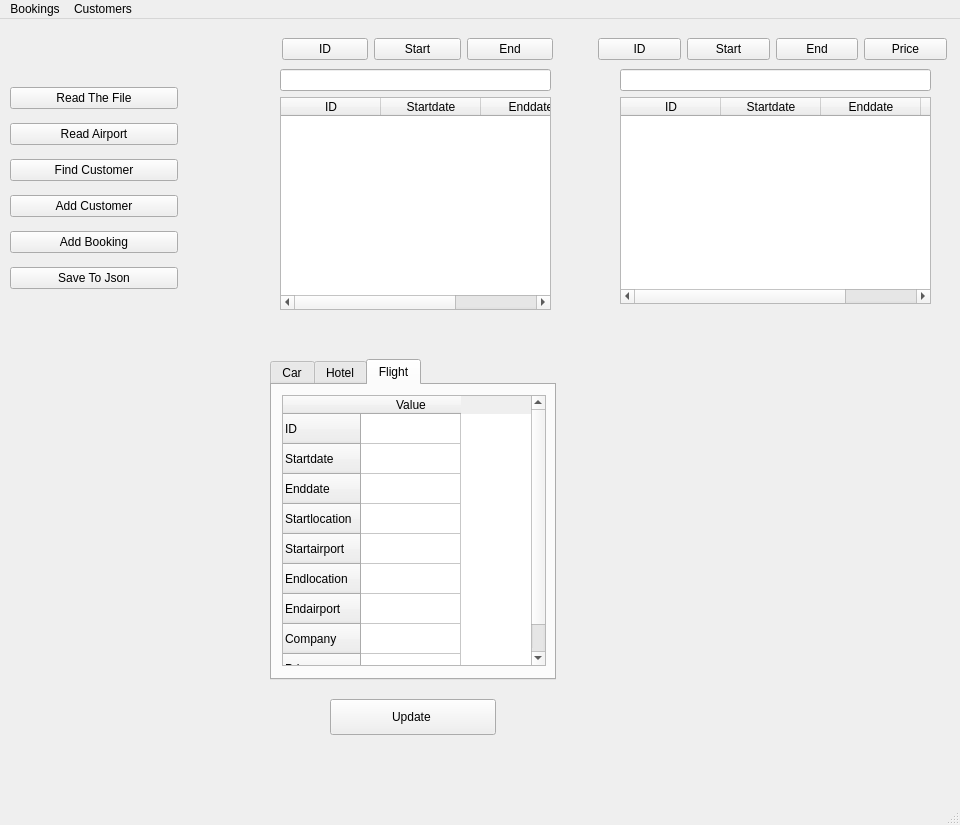
<?xml version="1.0" encoding="UTF-8"?>
<ui version="4.0">
 <class>travelAgencyUI</class>
 <widget class="QMainWindow" name="travelAgencyUI">
  <property name="geometry">
   <rect>
    <x>0</x>
    <y>0</y>
    <width>960</width>
    <height>825</height>
   </rect>
  </property>
  <property name="windowTitle">
   <string>MainWindow</string>
  </property>
  <widget class="QWidget" name="centralwidget">
   <widget class="QWidget" name="layoutWidget">
    <property name="geometry">
     <rect>
      <x>10</x>
      <y>60</y>
      <width>168</width>
      <height>218</height>
     </rect>
    </property>
    <layout class="QVBoxLayout" name="verticalLayout">
     <item>
      <widget class="QPushButton" name="readFile">
       <property name="layoutDirection">
        <enum>Qt::LeftToRight</enum>
       </property>
       <property name="text">
        <string>Read The File</string>
       </property>
       <property name="iconSize">
        <size>
         <width>16</width>
         <height>16</height>
        </size>
       </property>
      </widget>
     </item>
     <item>
      <widget class="QPushButton" name="readAirport">
       <property name="text">
        <string>Read Airport</string>
       </property>
      </widget>
     </item>
     <item>
      <widget class="QPushButton" name="Customer">
       <property name="text">
        <string>Find Customer</string>
       </property>
      </widget>
     </item>
     <item>
      <widget class="QPushButton" name="addCustomer">
       <property name="text">
        <string>Add Customer</string>
       </property>
      </widget>
     </item>
     <item>
      <widget class="QPushButton" name="addBooking">
       <property name="text">
        <string>Add Booking</string>
       </property>
      </widget>
     </item>
     <item>
      <widget class="QPushButton" name="saveJsonButton">
       <property name="text">
        <string>Save To Json</string>
       </property>
      </widget>
     </item>
    </layout>
   </widget>
   <widget class="QWidget" name="layoutWidget">
    <property name="geometry">
     <rect>
      <x>0</x>
      <y>0</y>
      <width>2</width>
      <height>2</height>
     </rect>
    </property>
    <layout class="QHBoxLayout" name="horizontalLayout_3"/>
   </widget>
   <widget class="QWidget" name="layoutWidget">
    <property name="geometry">
     <rect>
      <x>0</x>
      <y>0</y>
      <width>2</width>
      <height>2</height>
     </rect>
    </property>
    <layout class="QHBoxLayout" name="horizontalLayout_4"/>
   </widget>
   <widget class="QTabWidget" name="tabWidget">
    <property name="geometry">
     <rect>
      <x>270</x>
      <y>340</y>
      <width>286</width>
      <height>321</height>
     </rect>
    </property>
    <property name="currentIndex">
     <number>2</number>
    </property>
    <widget class="QWidget" name="tab">
     <attribute name="title">
      <string>Car</string>
     </attribute>
     <layout class="QHBoxLayout" name="horizontalLayout">
      <item>
       <widget class="QTableWidget" name="tableWidget_3">
        <row>
         <property name="text">
          <string>ID</string>
         </property>
        </row>
        <row>
         <property name="text">
          <string>Startdate</string>
         </property>
        </row>
        <row>
         <property name="text">
          <string>Enddate</string>
         </property>
        </row>
        <row>
         <property name="text">
          <string>Startlocation</string>
         </property>
        </row>
        <row>
         <property name="text">
          <string>Endlocation</string>
         </property>
        </row>
        <row>
         <property name="text">
          <string>Company</string>
         </property>
        </row>
        <row>
         <property name="text">
          <string>Price</string>
         </property>
        </row>
        <column>
         <property name="text">
          <string>Value</string>
         </property>
        </column>
       </widget>
      </item>
     </layout>
    </widget>
    <widget class="QWidget" name="tab_2">
     <attribute name="title">
      <string>Hotel</string>
     </attribute>
     <layout class="QVBoxLayout" name="verticalLayout_3">
      <item>
       <widget class="QTableWidget" name="tableWidget_4">
        <row>
         <property name="text">
          <string>ID</string>
         </property>
        </row>
        <row>
         <property name="text">
          <string>Startdate</string>
         </property>
        </row>
        <row>
         <property name="text">
          <string>Enddate</string>
         </property>
        </row>
        <row>
         <property name="text">
          <string>Hotel</string>
         </property>
        </row>
        <row>
         <property name="text">
          <string>Town</string>
         </property>
        </row>
        <row>
         <property name="text">
          <string>Price</string>
         </property>
        </row>
        <column>
         <property name="text">
          <string>Value</string>
         </property>
        </column>
       </widget>
      </item>
     </layout>
    </widget>
    <widget class="QWidget" name="tab_3">
     <attribute name="title">
      <string>Flight</string>
     </attribute>
     <widget class="QTableWidget" name="tableWidget_5">
      <property name="geometry">
       <rect>
        <x>10</x>
        <y>10</y>
        <width>264</width>
        <height>271</height>
       </rect>
      </property>
      <row>
       <property name="text">
        <string>ID</string>
       </property>
      </row>
      <row>
       <property name="text">
        <string>Startdate</string>
       </property>
      </row>
      <row>
       <property name="text">
        <string>Enddate</string>
       </property>
      </row>
      <row>
       <property name="text">
        <string>Startlocation</string>
       </property>
      </row>
      <row>
       <property name="text">
        <string>Startairport</string>
       </property>
      </row>
      <row>
       <property name="text">
        <string>Endlocation</string>
       </property>
      </row>
      <row>
       <property name="text">
        <string>Endairport</string>
       </property>
      </row>
      <row>
       <property name="text">
        <string>Company</string>
       </property>
      </row>
      <row>
       <property name="text">
        <string>Price</string>
       </property>
      </row>
      <column>
       <property name="text">
        <string>Value</string>
       </property>
      </column>
      <item row="4" column="0">
       <property name="text">
        <string/>
       </property>
       <property name="flags">
        <set>ItemIsDragEnabled|ItemIsDropEnabled|ItemIsUserCheckable|ItemIsEnabled</set>
       </property>
      </item>
      <item row="5" column="0">
       <property name="flags">
        <set>ItemIsDragEnabled|ItemIsDropEnabled|ItemIsUserCheckable|ItemIsEnabled</set>
       </property>
      </item>
     </widget>
    </widget>
   </widget>
   <widget class="QPushButton" name="pushButton">
    <property name="geometry">
     <rect>
      <x>330</x>
      <y>680</y>
      <width>166</width>
      <height>36</height>
     </rect>
    </property>
    <property name="text">
     <string>Update </string>
    </property>
   </widget>
   <widget class="QWidget" name="layoutWidget">
    <property name="geometry">
     <rect>
      <x>598</x>
      <y>11</y>
      <width>349</width>
      <height>38</height>
     </rect>
    </property>
    <layout class="QHBoxLayout" name="horizontalLayout_6">
     <item>
      <widget class="QPushButton" name="pushButton_6">
       <property name="text">
        <string>ID</string>
       </property>
      </widget>
     </item>
     <item>
      <widget class="QPushButton" name="pushButton_7">
       <property name="text">
        <string>Start</string>
       </property>
      </widget>
     </item>
     <item>
      <widget class="QPushButton" name="pushButton_8">
       <property name="text">
        <string>End</string>
       </property>
      </widget>
     </item>
     <item>
      <widget class="QPushButton" name="pushButton_9">
       <property name="text">
        <string>Price</string>
       </property>
      </widget>
     </item>
    </layout>
   </widget>
   <widget class="QWidget" name="layoutWidget">
    <property name="geometry">
     <rect>
      <x>280</x>
      <y>50</y>
      <width>271</width>
      <height>241</height>
     </rect>
    </property>
    <layout class="QVBoxLayout" name="verticalLayout_4">
     <item>
      <widget class="QLineEdit" name="customerName">
       <property name="alignment">
        <set>Qt::AlignCenter</set>
       </property>
       <property name="readOnly">
        <bool>true</bool>
       </property>
      </widget>
     </item>
     <item>
      <widget class="QTableWidget" name="tableWidget">
       <property name="columnCount">
        <number>3</number>
       </property>
       <column>
        <property name="text">
         <string notr="true">ID</string>
        </property>
       </column>
       <column>
        <property name="text">
         <string>Startdate</string>
        </property>
       </column>
       <column>
        <property name="text">
         <string>Enddate</string>
        </property>
       </column>
      </widget>
     </item>
    </layout>
   </widget>
   <widget class="QWidget" name="layoutWidget">
    <property name="geometry">
     <rect>
      <x>620</x>
      <y>50</y>
      <width>311</width>
      <height>235</height>
     </rect>
    </property>
    <layout class="QVBoxLayout" name="verticalLayout_5">
     <item>
      <widget class="QLineEdit" name="travelID">
       <property name="alignment">
        <set>Qt::AlignCenter</set>
       </property>
       <property name="readOnly">
        <bool>true</bool>
       </property>
      </widget>
     </item>
     <item>
      <widget class="QTableWidget" name="tableWidget_2">
       <property name="columnCount">
        <number>4</number>
       </property>
       <column>
        <property name="text">
         <string notr="true">ID</string>
        </property>
       </column>
       <column>
        <property name="text">
         <string>Startdate</string>
        </property>
       </column>
       <column>
        <property name="text">
         <string>Enddate</string>
        </property>
       </column>
       <column>
        <property name="text">
         <string>Price</string>
        </property>
       </column>
      </widget>
     </item>
    </layout>
   </widget>
   <widget class="QWidget" name="layoutWidget">
    <property name="geometry">
     <rect>
      <x>282</x>
      <y>10</y>
      <width>271</width>
      <height>41</height>
     </rect>
    </property>
    <layout class="QHBoxLayout" name="horizontalLayout_5">
     <item>
      <widget class="QPushButton" name="pushButton_2">
       <property name="text">
        <string>ID</string>
       </property>
      </widget>
     </item>
     <item>
      <widget class="QPushButton" name="pushButton_3">
       <property name="text">
        <string>Start</string>
       </property>
      </widget>
     </item>
     <item>
      <widget class="QPushButton" name="pushButton_5">
       <property name="text">
        <string>End</string>
       </property>
      </widget>
     </item>
    </layout>
   </widget>
  </widget>
  <widget class="QMenuBar" name="menubar">
   <property name="geometry">
    <rect>
     <x>0</x>
     <y>0</y>
     <width>960</width>
     <height>22</height>
    </rect>
   </property>
   <widget class="QMenu" name="menuUp_and_away">
    <property name="title">
     <string>Bookings</string>
    </property>
   </widget>
   <widget class="QMenu" name="menuCustomers">
    <property name="title">
     <string>Customers</string>
    </property>
   </widget>
   <addaction name="menuUp_and_away"/>
   <addaction name="menuCustomers"/>
  </widget>
  <widget class="QStatusBar" name="statusbar"/>
 </widget>
 <resources/>
 <connections/>
</ui>
